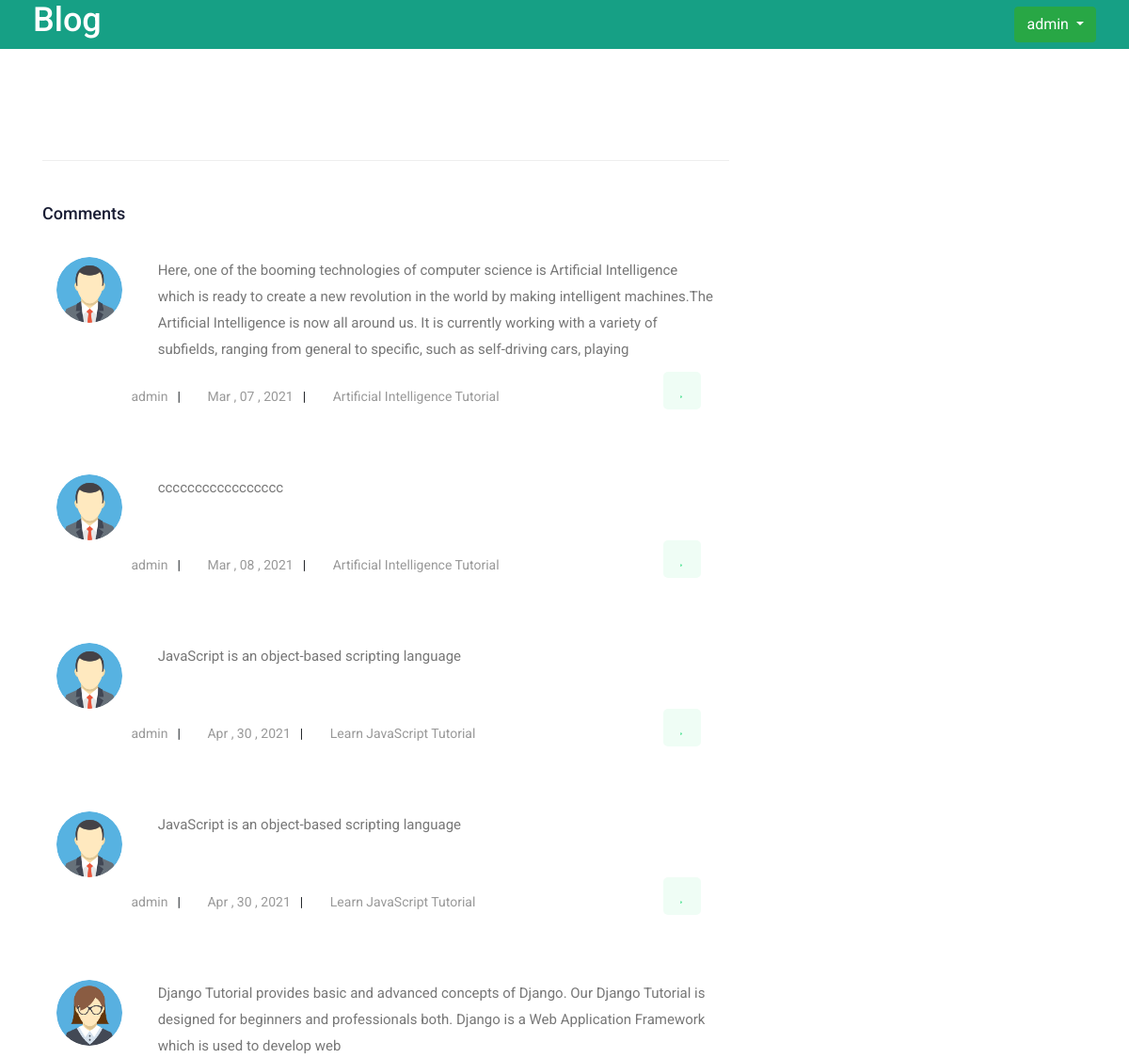
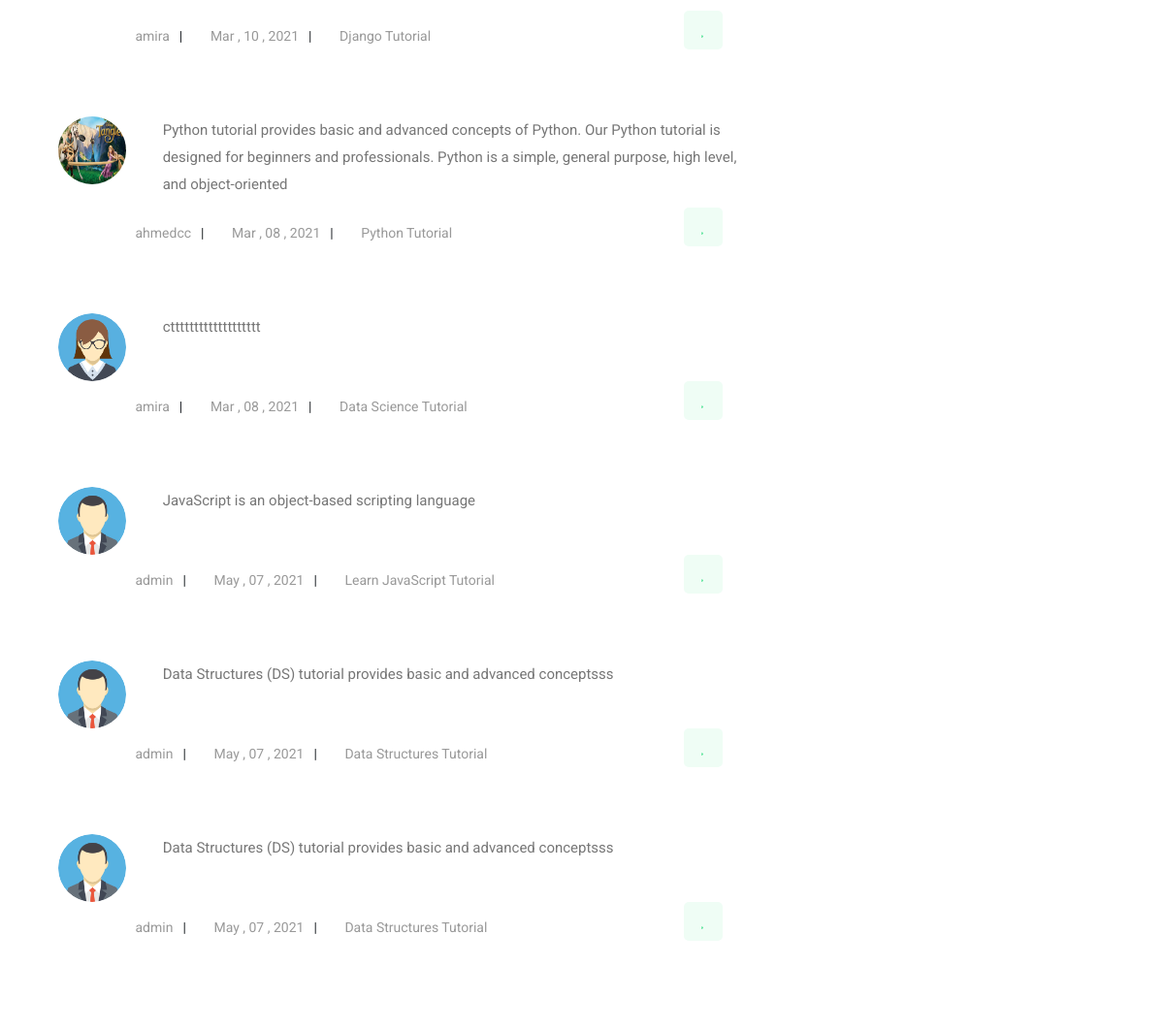
Screenshot of /favorite-comments/ (signed in) with the database file from the repository (2 pictures, top to bottom).
### core/models.py (models this page shows, shortened)
class Comment(models.Model):
    comment = models.TextField(null=True)
    post = models.ForeignKey(
        Post, related_name='comments', on_delete=models.CASCADE)
    commenter = models.ForeignKey(
        User, related_name='comments', on_delete=models.CASCADE)
    like = models.ManyToManyField(User, related_name='favourite', blank=True)
    create_at = models.DateTimeField(auto_now_add=True)
    active = models.BooleanField(default=False)

class Post(models.Model):
    title = models.CharField(max_length=50, unique=True)
    category = models.ForeignKey(
        Category, default=get_category, related_name="categoryPost", on_delete=models.CASCADE)
    message = models.TextField()
    image = models.ImageField(
        upload_to='images/', default='images/404.png', blank=True, null=True)
    slug = models.SlugField(blank=True, null=True,
                            unique=True, allow_unicode=True)
    create_at = models.DateTimeField(auto_now_add=True)
    create_by = models.ForeignKey(
        User, related_name='posts', on_delete=models.CASCADE)
    tags = TaggableManager()

### accounts/models.py (models this page shows, shortened)
class UserProfile(models.Model):
    user = models.OneToOneField(
        User, related_name="profiles", on_delete=models.CASCADE)
    city = models.CharField(blank=True, max_length=20)
    country = models.CharField(blank=True, max_length=50)
    image = models.ImageField(
        blank=True, upload_to='users/', default='users/avatar.png')

### core/views.py (the view)
# urls.py: path('favorite-comments/', views.favorite, name='favorite_comments'),
@ login_required(login_url='/login')  # Check login
def favorite(request):
    comments_Favorite = Comment.objects.filter(like=request.user)
    return render(request, 'core/Favorite.html', {'comments': comments_Favorite})

### templates/core/Favorite.html
{% extends 'base/base.html' %}
{% load static %}
  {% block content %}
    <section class="blog_area single-post-area section-padding">
        <div class="container">
           <div class="row">
              <div class="col-lg-8 posts-list">
                 <div class="comments-area">
                    <h4>{{post.comments.count}} Comments</h4>
                    {% for comment in comments  %}
                    <div class="comment-list">
                       <div class="single-comment justify-content-between d-flex">
                           <div class="container-fluid">
                               <div class="row">
                                   <div class="col-md-2" style="padding-right: 1px;">
                                    <div class="thumb" style="margin-right: 1px;">
                                        <img src="{{comment.commenter.profiles.image.url}}"  style="height: 70px;" class="img-responsive" alt="">
                                     </div>
                                   </div>
                                   <div class="col-md-10" style="padding-left: 1px;">
                                    <div class="desc">
                                        <p class="comment" style="word-break:break-word;">
                                            {{comment.comment}}
                                        </p>
                                     </div>
                                   </div>
                               </div>
                               <div class="row">
                                 <div class="col"></div>
                                    <div class="col-md-8 ">
                                        <ul class="blog-info-link mt-3 mb-4 ">
                                            <li><a href=""><i class="fa fa-user"></i> {{comment.commenter}}</a></li>
                                            <li><a href=""><i class="fa fa-calendar"></i> {{comment.create_at|date:"M , d , Y"}}</a></li>
                                            <li><a href="{% url 'post_detail' comment.post.category.slug  comment.post.slug %}"><i class="fa fa-tasks"></i> {{comment.post.title}}</a></li>
                                         </ul>
                                    </div>
                                  <div class="jobs_right col-md-3">
                                          {%if user not in comment.like.all%}
                                          <div class="apply_now">
                                            <a  class="heart_mark" style="float: right;"  href="{% url 'addlike' comment.post.id comment.id %}"> <i class="ti-heart"></i> </a>
                                            </div>
                                          {%else%}
                                          <div class="apply_now">
                                            <a  class="heart_mark" style="float: right;"  href="{% url 'addlike' comment.post.id comment.id %}"> <i class="fa fa-heart" aria-hidden="true"></i></a>
                                            </div>
                                          {%endif%}
                                 </div>
                               </div>
                           </div>
                       </div>
                    </div>
                    {% endfor %}
                 </div>
              </div>
              <div class="col-lg-4">
              </div>
           </div>
        </div>
     </section>
  {% endblock content %}

### templates/base/base.html (shortened to what this page needs)
<!DOCTYPE html>
<html class="no-js" lang="zxx">
  {% load static %}
  <head>
    <link rel="stylesheet" href="{% static 'css/bootstrap.min.css' %}" />
    <link rel="stylesheet" href="{% static 'css/owl.carousel.min.css' %}" />
    <link rel="stylesheet" href="{% static 'css/magnific-popup.css' %}" />
    <link rel="stylesheet" href="{% static 'css/font-awesome.min.css' %}" />
    <link rel="stylesheet" href="{% static 'css/themify-icons.css' %}" />
    <link rel="stylesheet" href="{% static 'css/nice-select.css' %}" />
    <link rel="stylesheet" href="{% static 'css/flaticon.css' %}" />
    <link rel="stylesheet" href="{% static 'css/gijgo.css' %}" />
    <link rel="stylesheet" href="{% static 'css/animate.min.css' %}" />
    <link rel="stylesheet" href="{% static 'css/slicknav.css' %}" />
    <link rel="stylesheet" href="{% static 'css/style.css' %}" />
  </head>
  <body>
    {% include 'includes/header.html'%}
    {% block content %} {% endblock content %}
  </body>
</html>

### templates/includes/header.html (shortened to what this page needs)
{% load static %}
<header>
    <div class="header-area ">
        <div id="sticky-header" class="main-header-area" style="background-color: #16a085;">
            <div class="container-fluid ">
                <div class="header_bottom_border">
                    <div class="row align-items-center">
                        <div class="col-xl-3 col-lg-2">
                            <div class="logo">
                                <a href="{% url 'home' %}">
                             <h1 style="color:#fff;">Blog</h1>
                                </a>
                            </div>
                        </div>
                        <div class="col-xl-6 col-lg-7">
                        </div>
                        <div class="col-xl-3 col-lg-3  d-lg-block">
                            {% if user.is_authenticated%}
                            <div class="Appointment">
                                <div class="btn-group">
                                    <button type="button" class="btn btn-success dropdown-toggle" data-toggle="dropdown" aria-haspopup="true" aria-expanded="false">
                                      {{user}}
                                    </button>
                                  </div>
                            </div>
                            {% endif %}
                        </div>
                        <div class="col-12">
                        </div>
                    </div>
                </div>
            </div>
        </div>
    </div>
</header>

### templates/includes/slider_area.html (shortened to what this page needs)
{% load static %}

### rows the page displays
Comment: commenter.profiles.image (picture), comment "Here, one of the booming technologies of computer science is Artificial Intelligence which is ready to create a new revolution in the world by making intelligent machines.The Artificial Intelligence is now all around us. It is currently working with a variety of subfields, ranging from general to specific, such as self-driving cars, playing", commenter "admin", create_at "Mar , 07 , 2021", post "Artificial Intelligence Tutorial"
Comment: commenter.profiles.image (picture), comment "ccccccccccccccccc", commenter "admin", create_at "Mar , 08 , 2021", post "Artificial Intelligence Tutorial"
Comment: commenter.profiles.image (picture), comment "JavaScript is an object-based scripting language", commenter "admin", create_at "Apr , 30 , 2021", post "Learn JavaScript Tutorial"
Comment: commenter.profiles.image (picture), comment "JavaScript is an object-based scripting language", commenter "admin", create_at "Apr , 30 , 2021", post "Learn JavaScript Tutorial"
Comment: commenter.profiles.image (picture), comment "Django Tutorial provides basic and advanced concepts of Django. Our Django Tutorial is designed for beginners and professionals both. Django is a Web Application Framework which is used to develop web", commenter "amira", create_at "Mar , 10 , 2021", post "Django Tutorial"
Comment: commenter.profiles.image (picture), comment "Python tutorial provides basic and advanced concepts of Python. Our Python tutorial is designed for beginners and professionals. Python is a simple, general purpose, high level, and object-oriented", commenter "ahmedcc", create_at "Mar , 08 , 2021", post "Python Tutorial"
Comment: commenter.profiles.image (picture), comment "cttttttttttttttttttt", commenter "amira", create_at "Mar , 08 , 2021", post "Data Science Tutorial"
Comment: commenter.profiles.image (picture), comment "JavaScript is an object-based scripting language", commenter "admin", create_at "May , 07 , 2021", post "Learn JavaScript Tutorial"
Comment: commenter.profiles.image (picture), comment "Data Structures (DS) tutorial provides basic and advanced conceptsss", commenter "admin", create_at "May , 07 , 2021", post "Data Structures Tutorial"
Comment: commenter.profiles.image (picture), comment "Data Structures (DS) tutorial provides basic and advanced conceptsss", commenter "admin", create_at "May , 07 , 2021", post "Data Structures Tutorial"

### other values shown
{{ user }} "admin"
